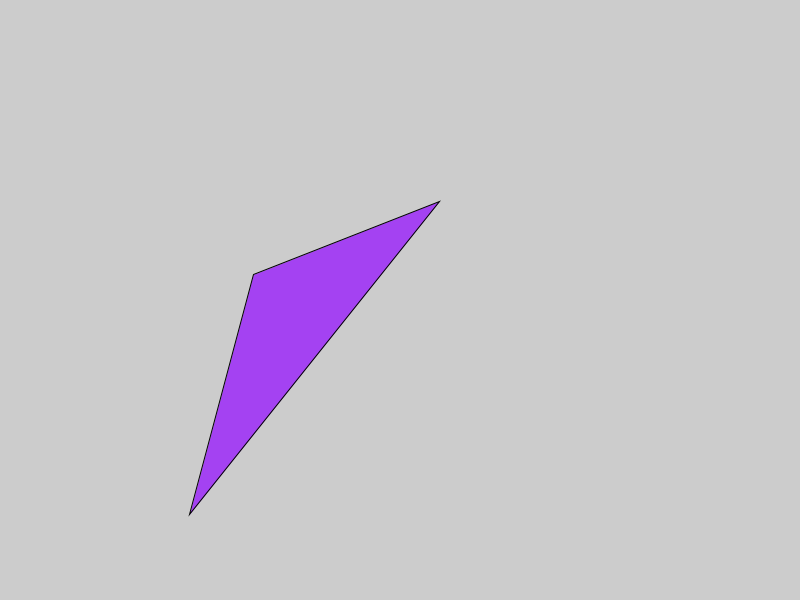
Frame 1 (no input)
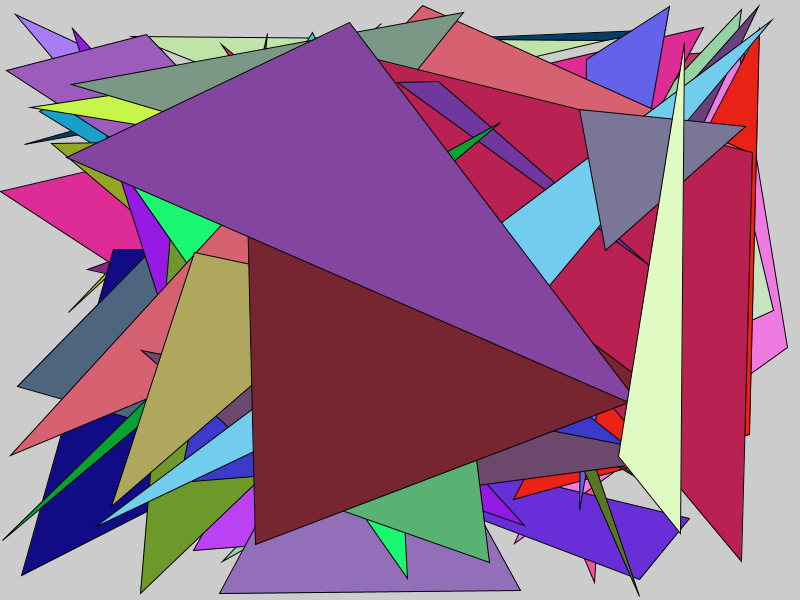
Frame 60 (the mouse pressed at the canvas centre just before this capture)
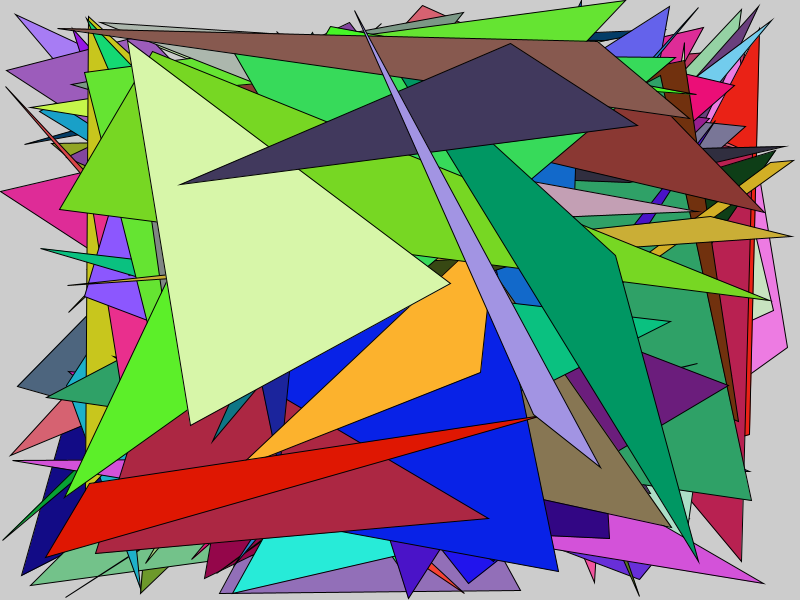
Frame 120 (the mouse held since frame 60 and released just before this capture)

The Processing sketch that drew these frames (run headless with seeded random() and noise(); from frame 60 on, the mouse is pressed at the canvas centre):

// Processing sketch: Visual_Drawing
// ── Visual_Drawing.pde
void setup() {
  size(800, 600);
}

void draw() {
  frameRate(5);
drawTriangles();
}

void drawTriangles(){
  fill(random(255), random(255), random(255));
  triangle(random(width), random(height), random(width), random(height), random(width), random(height));
}
